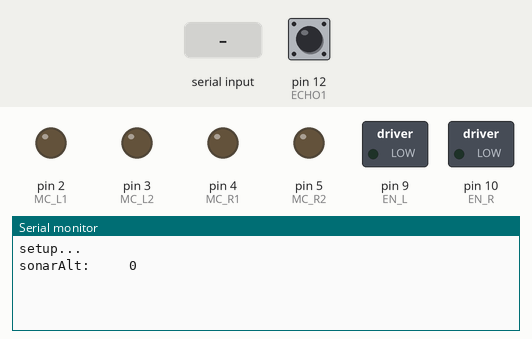
Simulated run of this sketch. Board: Arduino Uno, built with avr-gcc and run on an emulated ATmega328P. On the bench: switched loads named in the sketch (green lamp = pin HIGH), output pins drawn as LEDs (lit = HIGH), the last lines printed to the serial monitor. The test bench sets the inputs (shaded band); at power-on: pin 12 (ECHO1) LOW. The modem accepts every AT command (registered, SIM ready, sends succeed) and sends nothing else; pins used as bus, display or sensor lines are not drawn.

Above: at 1.2 s.
1.3 s: pin 12 (ECHO1) pulsed HIGH 5 times (0.12 s each, 0.3 s apart)
At 3.4 s:
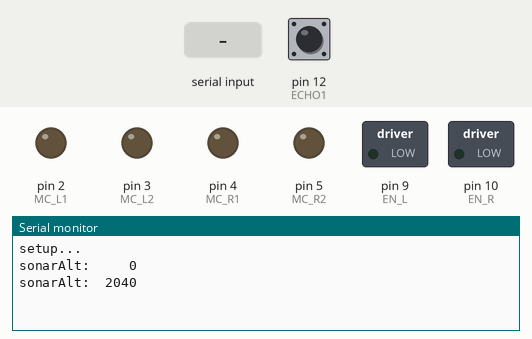
4.3 s: "+IPD\n" received over the second serial link
At 5.5 s:
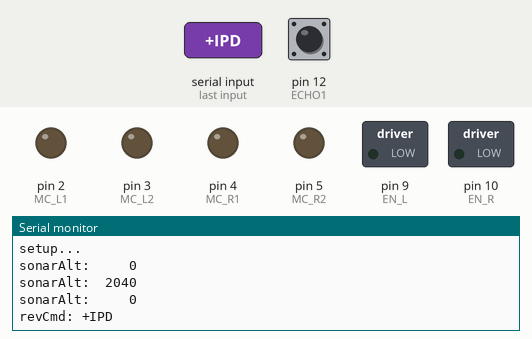
5.8 s: "+IPD:45\n" received over the second serial link
At 6.9 s:
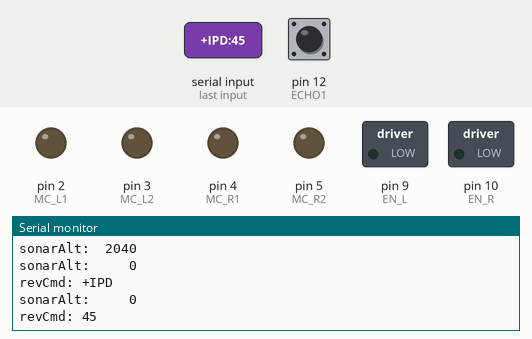

The sketch:

driving_robot.ino
```cpp
#include <SoftwareSerial.h>
#define	RX_S 7
#define	TX_S 6
SoftwareSerial Esp12s =	 SoftwareSerial(RX_S, TX_S);

uint8_t	PRINTPORT =	0; FILE	fOUT = {0,};
#define	printr(x, y, args...) PRINTPORT=x,fprintf(&fOUT, y,	##args)
#define	printg(x, y, args...) PRINTPORT=x,fprintf(&fOUT, y"\r\n", ##args)
#define	AtCIPSENDEX(x) printg(3, "AT+CIPSENDEX=0,%d", x)
static int putchr(char c, FILE*	stream)
{
	!PRINTPORT ? Serial.write(c):Esp12s.write(c);
	return(0);
}

const int EN_L = 9;
const int MC_L1	= 2;
const int MC_L2	= 3;
const int EN_R = 10;
const int MC_R1	= 4;
const int MC_R2	= 5;

#define	motor(en, m1, v1, m2, v2, rate)\
	digitalWrite(en, LOW);\
	digitalWrite(m1, v1);\
	digitalWrite(m2, v2);\
	analogWrite(en,	rate)

void brake (int	side=0)
{
	switch(side){
	case 1:	motor(EN_L,	MC_L1, LOW,	MC_L2, LOW,	0);	break;
	case 2:	motor(EN_R,	MC_R1, LOW,	MC_R2, LOW,	0);	break;
	default:
		motor(EN_L, MC_L1, LOW, MC_L2, LOW, 0);
		motor(EN_R, MC_R1, LOW, MC_R2, LOW, 0);
	}
}

void forward (int side=0, int rate=255)
{
	brake();
	switch(side){
	case 1:	motor(EN_L,	MC_L1, HIGH, MC_L2,	LOW, rate);	break;
	case 2:	motor(EN_R,	MC_R1, HIGH, MC_R2,	LOW, rate);	break;
	default:
		motor(EN_L, MC_L1, HIGH, MC_L2, LOW, rate);
		motor(EN_R, MC_R1, HIGH, MC_R2, LOW, rate);
	}
}

void reverse (int rate=255)
{
	brake();
	motor(EN_L, MC_L1, LOW, MC_L2, HIGH, rate);
	motor(EN_R, MC_R1, LOW, MC_R2, HIGH, rate);
}

int	TRIG1 =	13;
int	ECHO1 =	12;
void Sonar_init()
{
	pinMode(TRIG1, OUTPUT);
	pinMode(ECHO1, INPUT);
}

int sonarAlt = 0;
void Sonar_update()
{
	float duration,	distance;
	digitalWrite(TRIG1,	HIGH);
	delay(10);
	digitalWrite(TRIG1,	LOW);

	duration = pulseIn(ECHO1, HIGH);
	distance = ((float)(340.0 *	duration) /	10000.0) / 2.0;
	sonarAlt = (int)distance;//	+ offset;
}

int	testLED;//LED_BUILTIN(13)
void setup() {
	fdev_setup_stream(&fOUT, putchr, NULL, _FDEV_SETUP_WRITE);

	// put your setup	code here, to run once:
	Serial.begin(115200);
	//Esp12s.begin(9600);
	//printg(3, "AT+UART_DEF=115200,8,1,0,0");delay(5);
	Esp12s.begin(115200);

	printg(3, "ATE0");delay(5);
	printg(3, "AT+CWMODE=3");delay(5);
	//printg(3, "AT+CWSAP=\"poly\",\"1234\",1,2"); delay(5);
	printg(3, "AT+CIPMUX=1"); delay(5);
	printg(3, "AT+CIPSERVER=1,1009"); delay(5);
	printg(3, "AT+CIPSTO=0"); delay(5);
	printg(3, "AT+CIPMODE=0"); delay(5);
	printg(0, "setup...");

	pinMode(EN_L, OUTPUT);
	pinMode(MC_L1, OUTPUT);
	pinMode(MC_L2, OUTPUT);
	pinMode(EN_R, OUTPUT);
	pinMode(MC_R1, OUTPUT);
	pinMode(MC_R2, OUTPUT);
	brake();

	//pinMode(RX_S, INPUT);
	//pinMode(TX_S, OUTPUT);

	Sonar_init();

	pinMode(LED_BUILTIN, OUTPUT);
	testLED = HIGH;
	digitalWrite(LED_BUILTIN, testLED);
}

void loop()	{
  // put your main code	here, to run repeatedly:

	//printr(0, ".");
	Sonar_update();
	//sonarAlt = random(0, 5);

	static uint16_t	eTime =	0;
	uint16_t cTime = millis();
	if(cTime - eTime > 500){
		eTime =	cTime;

		printg(0, "sonarAlt: %5d", sonarAlt);

		AtCIPSENDEX(10 + 5 + 2); delay(5);
		printg(3, "sonarAlt: %5d", sonarAlt); delay(10);

		//printr(0,	".");
		testLED	= !testLED;
		digitalWrite(LED_BUILTIN, testLED);
	}
#if 1
	while(Esp12s.available() > 0){
		String cmd = Esp12s.readStringUntil(13);
		cmd.trim();//+IPD,1,3:9   빈 라인 제거
#if 0
		printg(0, "recevie: %s", cmd.c_str());
#endif
		if(cmd.length()	> 0	&& cmd.startsWith("+IPD"))
		{
#if 1
			printg(0, "revCmd: %s", cmd.substring(cmd.indexOf(':')+1).c_str());
#endif
			switch(cmd.substring(cmd.indexOf(':')+1).toInt()){
			case 1: forward(); break;
			case 2: forward(1); break;
			case 3: forward(2); break;
			case 4: brake(); break;
			case 5: reverse(); break;
			}
		}
	}
#else
	if (Serial.available() > 0) {
		int cmd = Serial.read();
		//Serial.println(cmd);
		switch(cmd){
		case '1': forward(); break;
		case '2': forward(1); break;
		case '3': forward(2); break;
		case '4': brake(); break;
		case '5': reverse(); break;
		}
	}
#endif
}
```

Measured:
- after the input at 1.3 s, the serial monitor: prints a new line after 1.0 s (image 1)
- after the input at 4.3 s, the serial monitor: prints a new line after 0.07 s (image 2)
- after the input at 5.8 s, the serial monitor: prints a new line after 0.60 s (image 3)
